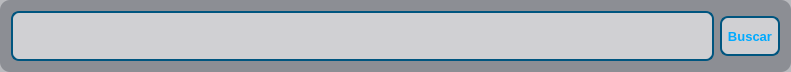
<?xml version="1.0" encoding="UTF-8"?>
<ui version="4.0">
 <class>Form</class>
 <widget class="QWidget" name="Form">
  <property name="geometry">
   <rect>
    <x>0</x>
    <y>0</y>
    <width>791</width>
    <height>68</height>
   </rect>
  </property>
  <property name="windowTitle">
   <string>Form</string>
  </property>
  <property name="styleSheet">
   <string notr="true">QWidget#Form{
	background-color: rgba(56, 60, 72, 90);
	border-radius: 10px;
}</string>
  </property>
  <layout class="QHBoxLayout" name="horizontalLayout">
   <item>
    <widget class="QTextEdit" name="inputpath">
     <property name="sizePolicy">
      <sizepolicy hsizetype="Expanding" vsizetype="Expanding">
       <horstretch>0</horstretch>
       <verstretch>0</verstretch>
      </sizepolicy>
     </property>
     <property name="minimumSize">
      <size>
       <width>0</width>
       <height>50</height>
      </size>
     </property>
     <property name="font">
      <font>
       <pointsize>10</pointsize>
       <bold>true</bold>
      </font>
     </property>
     <property name="styleSheet">
      <string notr="true">QTextEdit{
border-radius: 8px;
border: 2px solid rgb(0, 85, 127);
background-color: rgba(255, 255, 255, 150);
color: rgb(56, 60, 72);
padding: 2px;
}

QTextEdit:focus{
border-radius: 8px;
border: 2px solid rgb(19, 148, 207);
background-color: rgba(255, 255, 255, 190);
padding: 2px;
}</string>
     </property>
    </widget>
   </item>
   <item>
    <widget class="QPushButton" name="browsebtn">
     <property name="sizePolicy">
      <sizepolicy hsizetype="Fixed" vsizetype="Fixed">
       <horstretch>0</horstretch>
       <verstretch>0</verstretch>
      </sizepolicy>
     </property>
     <property name="minimumSize">
      <size>
       <width>60</width>
       <height>40</height>
      </size>
     </property>
     <property name="font">
      <font>
       <pointsize>10</pointsize>
       <bold>true</bold>
      </font>
     </property>
     <property name="styleSheet">
      <string notr="true">QPushButton#browsebtn{
border-radius: 8px;
border: 2px solid rgb(0, 85, 127);
background-color: rgba(255, 255, 255, 150);
color: rgb(0, 170, 255);
padding: 2px;
}

QPushButton#browsebtn:hover{
border-radius: 8px;
border: 2px solid rgb(19, 148, 207);
background-color: rgba(255, 255, 255, 190);
color: rgb(38, 197, 255);
padding: 2px;
}</string>
     </property>
     <property name="text">
      <string>Buscar</string>
     </property>
     <property name="icon">
      <iconset resource="reso.qrc">
       <normaloff>:/icon/res/icons/Feather_white/folder.svg</normaloff>:/icon/res/icons/Feather_white/folder.svg</iconset>
     </property>
     <property name="iconSize">
      <size>
       <width>20</width>
       <height>20</height>
      </size>
     </property>
    </widget>
   </item>
  </layout>
 </widget>
 <resources>
  <include location="reso.qrc"/>
 </resources>
 <connections/>
</ui>
